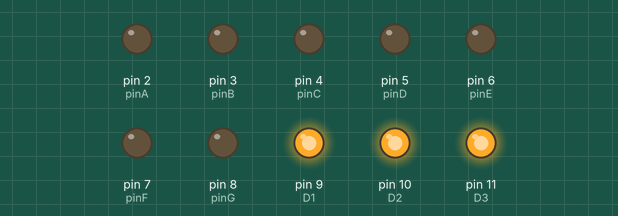
Simulated run of this sketch. Board: Arduino Uno, built with avr-gcc and run on an emulated ATmega328P. Shown: output pins drawn as LEDs (lit = HIGH). Pins used as bus, display or sensor lines are not drawn.

Above: at 0.1 s.
Timing chart, 0 to 1.6 s (numbered marks = the images above):
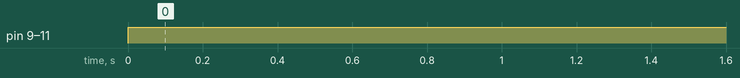

The sketch:

4x7segment.ino
```cpp
int pinA=2;
int pinB=3;
int pinC=4;
int pinD=5;
int pinE=6;
int pinF=7;
int pinG=8;
int D1 = 9;
int D2 = 10;
int D3 = 11;
int D4 = 12;

void setup() {
  // put your setup code here, to run once:
  pinMode(pinA, OUTPUT);
  pinMode(pinB, OUTPUT);
  pinMode(pinC, OUTPUT);
  pinMode(pinD, OUTPUT);
  pinMode(pinE, OUTPUT);
  pinMode(pinF, OUTPUT);
  pinMode(pinG, OUTPUT);
  pinMode(D1, OUTPUT);
  pinMode(D2, OUTPUT);
  pinMode(D3, OUTPUT);
  pinMode(D4, OUTPUT);
}

void loop() {
  // put your main code here, to run repeatedly:
  digitalWrite(D1, HIGH);
  digitalWrite(pinA, LOW);
  digitalWrite(pinB, LOW);
  digitalWrite(pinC, LOW);
  digitalWrite(pinD, LOW);
  digitalWrite(pinE, LOW);
  digitalWrite(pinF, LOW);
  digitalWrite(pinG, LOW);

  digitalWrite(D2, HIGH);
  digitalWrite(pinA, LOW);
  digitalWrite(pinB, LOW);
  digitalWrite(pinC, LOW);
  digitalWrite(pinD, LOW);
  digitalWrite(pinE, LOW);
  digitalWrite(pinF, LOW);
  digitalWrite(pinG, LOW);

  digitalWrite(D3, HIGH);
  digitalWrite(pinA, LOW);
  digitalWrite(pinB, LOW);
  digitalWrite(pinC, LOW);
  digitalWrite(pinD, LOW);
  digitalWrite(pinE, LOW);
  digitalWrite(pinF, LOW);
  digitalWrite(pinG, LOW);

  digitalWrite(D4, HIGH);
  digitalWrite(pinA, LOW);
  digitalWrite(pinB, LOW);
  digitalWrite(pinC, LOW);
  digitalWrite(pinD, LOW);
  digitalWrite(pinE, LOW);
  digitalWrite(pinF, LOW);
  digitalWrite(pinG, LOW);
}
```

Measured:
- by itself, pin 9 (D1), pin 10 (D2), pin 11 (D3): LOW → HIGH at 0.00 s
